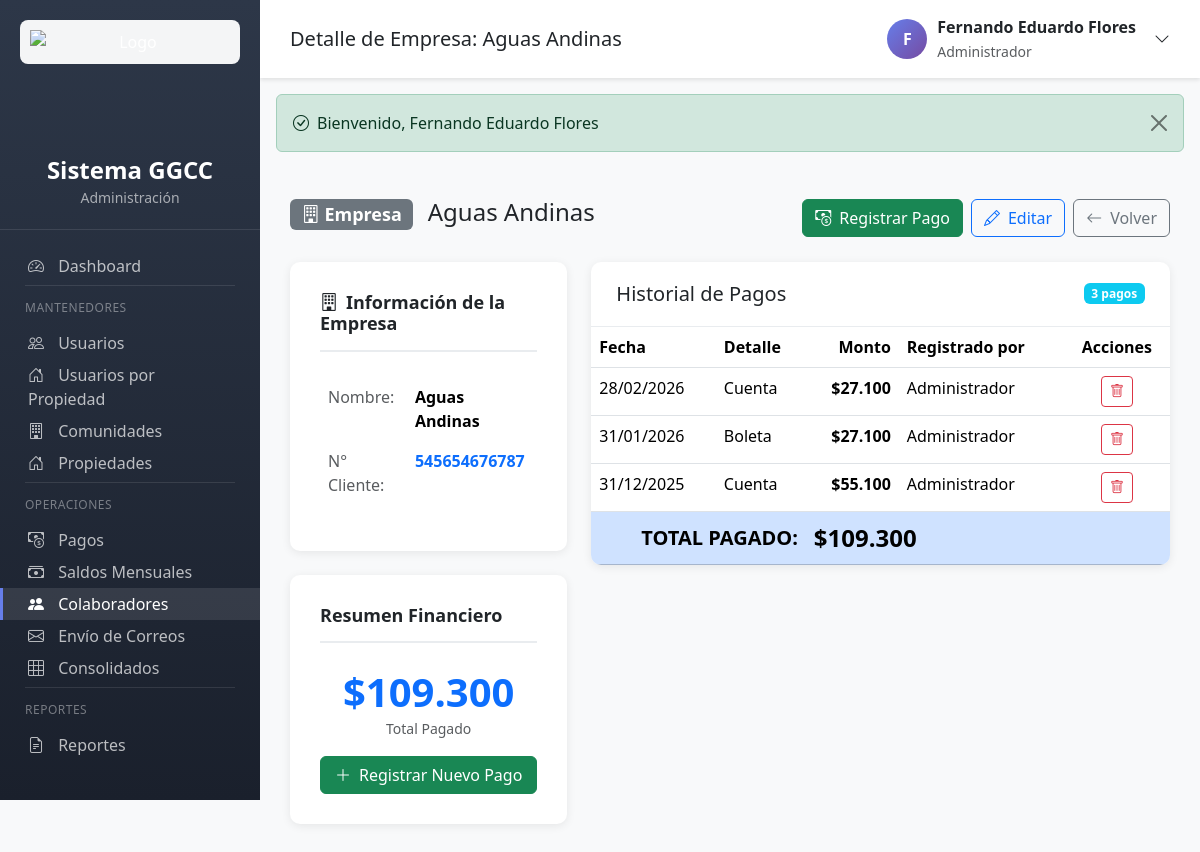
Screenshot of /colaboradores.php?action=show&id=3 (signed in) with the database file from the repository.
### tables this page shows
CREATE TABLE `colaboradores` (
  `id` int(11) NOT NULL AUTO_INCREMENT,
  `tipo_colaborador` enum('personal','empresa') DEFAULT 'personal',
  `nombre` varchar(100) NOT NULL,
  `email` varchar(100) NOT NULL,
  `whatsapp` varchar(20) DEFAULT NULL,
  `direccion` text NOT NULL,
  `region` varchar(100) NOT NULL,
  `comuna` varchar(100) NOT NULL,
  `activo` tinyint(1) DEFAULT 1,
  `created_at` timestamp NOT NULL DEFAULT current_timestamp(),
  `updated_at` timestamp NOT NULL DEFAULT current_timestamp() ON UPDATE current_timestamp(),
  `banco` varchar(100) DEFAULT NULL,
  `tipo_cuenta` enum('corriente','vista') DEFAULT NULL,
  `numero_cuenta` varchar(50) DEFAULT NULL,
  `numero_cliente` varchar(50) DEFAULT NULL,
  PRIMARY KEY (`id`),
  KEY `idx_nombre` (`nombre`),
  KEY `idx_activo` (`activo`),
  KEY `idx_comuna` (`comuna`)
);

CREATE TABLE `pagos_colaboradores` (
  `id` int(11) NOT NULL AUTO_INCREMENT,
  `colaborador_id` int(11) NOT NULL,
  `detalle` text NOT NULL,
  `monto` decimal(10,2) NOT NULL,
  `fecha` date NOT NULL,
  `pagado_por` int(11) NOT NULL,
  `created_at` timestamp NOT NULL DEFAULT current_timestamp(),
  PRIMARY KEY (`id`),
  KEY `pagado_por` (`pagado_por`),
  KEY `idx_colaborador` (`colaborador_id`),
  KEY `idx_fecha` (`fecha`),
  KEY `idx_created_at` (`created_at`),
  CONSTRAINT `pagos_colaboradores_ibfk_1` FOREIGN KEY (`colaborador_id`) REFERENCES `colaboradores` (`id`),
  CONSTRAINT `pagos_colaboradores_ibfk_2` FOREIGN KEY (`pagado_por`) REFERENCES `usuarios` (`id`)
);

CREATE TABLE `usuarios` (
  `id` int(11) NOT NULL AUTO_INCREMENT,
  `nombre` varchar(100) NOT NULL,
  `email` varchar(100) NOT NULL,
  `whatsapp` varchar(20) DEFAULT NULL,
  `password` varchar(255) NOT NULL,
  `rol` enum('admin','administrador','presidente','propietario') DEFAULT 'administrador',
  `comunidad_id` int(11) DEFAULT NULL,
  `propiedad_id` int(11) DEFAULT NULL,
  `firma_path` varchar(255) DEFAULT NULL,
  `activo` tinyint(1) DEFAULT 1,
  `ultimo_acceso` datetime DEFAULT NULL,
  `created_at` timestamp NOT NULL DEFAULT current_timestamp(),
  `updated_at` timestamp NOT NULL DEFAULT current_timestamp() ON UPDATE current_timestamp(),
  `reset_token` varchar(64) DEFAULT NULL,
  `reset_expires` datetime DEFAULT NULL,
  `es_propietario` tinyint(1) DEFAULT 0,
  PRIMARY KEY (`id`),
  UNIQUE KEY `email` (`email`),
  KEY `idx_email` (`email`),
  KEY `idx_rol` (`rol`),
  KEY `idx_activo` (`activo`),
  KEY `idx_comunidad` (`comunidad_id`),
  KEY `idx_reset_token` (`reset_token`),
  KEY `idx_propiedad_id` (`propiedad_id`),
  KEY `idx_es_propietario` (`es_propietario`),
  CONSTRAINT `fk_usuarios_propiedad` FOREIGN KEY (`propiedad_id`) REFERENCES `propiedades` (`id`) ON DELETE SET NULL
);

### app/views/colaboradores/show.php (the view, shortened to what the rows shown need)
<?php
$isEmpresa = ($colaborador['tipo_colaborador'] ?? 'personal') === 'empresa';
$tipoLabel = $isEmpresa ? 'Empresa' : 'Personal';
$tipoIcon = $isEmpresa ? 'building' : 'person';
$title = 'Detalle de ' . $tipoLabel . ': ' . $colaborador['nombre'];
require_once __DIR__ . '/../partials/header.php';
?>
<div class="d-flex justify-content-between align-items-center mb-4">
    <h4>
        <span class="badge bg-secondary me-2"><i class="bi bi-<?= $tipoIcon ?>"></i> <?= $tipoLabel ?></span>
        <?= e($colaborador['nombre']) ?>
    </h4>
    <div class="d-flex gap-2">
        <a href="colaboradores.php?action=createPago&colaborador_id=<?= $colaborador['id'] ?>" class="btn btn-success">
            <i class="bi bi-cash-coin me-2"></i>Registrar Pago
        </a>
        <a href="colaboradores.php?action=edit&id=<?= $colaborador['id'] ?>" class="btn btn-outline-primary">
            <i class="bi bi-pencil me-2"></i>Editar
        </a>
        <a href="colaboradores.php" class="btn btn-outline-secondary">
            <i class="bi bi-arrow-left me-2"></i>Volver
        </a>
    </div>
</div>
<div class="row">
    <div class="col-lg-4 mb-4">
        <div class="form-section">
            <?php if ($isEmpresa): ?>
                <h6 class="section-title"><i class="bi bi-building me-2"></i>Información de la Empresa</h6>
                <table class="table table-borderless">
                    <tr>
                        <td class="text-muted" width="40%">Nombre:</td>
                        <td class="fw-bold"><?= e($colaborador['nombre']) ?></td>
                    </tr>
                    <tr>
                        <td class="text-muted">N° Cliente:</td>
                        <td class="fw-bold text-primary"><?= e($colaborador['numero_cliente']) ?></td>
                    </tr>
                </table>
            <?php endif; ?>
        </div>
        <div class="form-section mt-4">
            <h6 class="section-title">Resumen Financiero</h6>
            <div class="text-center mb-3">
                <div class="display-6 fw-bold text-primary"><?= formatMoney($totalPagado) ?></div>
                <small class="text-muted">Total Pagado</small>
            </div>
            <div class="d-grid">
                <a href="colaboradores.php?action=createPago&colaborador_id=<?= $colaborador['id'] ?>" class="btn btn-success">
                    <i class="bi bi-plus-lg me-2"></i>Registrar Nuevo Pago
                </a>
            </div>
        </div>
    </div>
    <div class="col-lg-8 mb-4">
        <div class="table-container">
            <div class="table-header d-flex justify-content-between align-items-center">
                <h5 class="mb-0">Historial de Pagos</h5>
                <span class="badge bg-info"><?= count($pagos) ?> pagos</span>
            </div>
            <div class="table-body">
                <?php if (empty($pagos)): ?>
                    <div class="text-center text-muted py-5">
                        <i class="bi bi-cash-stack display-4 mb-3"></i>
                        <p class="mb-0">No hay pagos registrados</p>
                        <a href="colaboradores.php?action=createPago&colaborador_id=<?= $colaborador['id'] ?>" class="btn btn-sm btn-success mt-3">
                            Registrar Primer Pago
                        </a>
                    </div>
                <?php else: ?>
                    <table class="table table-hover mb-0">
                        <thead>
                            <tr>
                                <th>Fecha</th>
                                <th>Detalle</th>
                                <th class="text-end">Monto</th>
                                <th>Registrado por</th>
                                <th class="text-center">Acciones</th>
                            </tr>
                        </thead>
                        <tbody>
                            <?php foreach ($pagos as $pago): ?>
                                <tr>
                                    <td><?= formatDate($pago['fecha']) ?></td>
                                    <td><?= e($pago['detalle']) ?></td>
                                    <td class="text-end fw-bold"><?= formatMoney((float)$pago['monto']) ?></td>
                                    <td><?= e($pago['pagado_por_nombre']) ?></td>
                                    <td class="text-center">
                                        <a href="colaboradores.php?action=deletePago&id=<?= $pago['id'] ?>"
                                           class="btn btn-sm btn-outline-danger"
                                           title="Eliminar Pago"
                                           onclick="return confirm('¿Está seguro de eliminar este pago?')">
                                            <i class="bi bi-trash"></i>
                                        </a>
                                    </td>
                                </tr>
                            <?php endforeach; ?>
                        </tbody>
                        <tfoot class="table-primary">
                            <tr>
                                <td colspan="2" class="text-end fw-bold fs-5">TOTAL PAGADO:</td>
                                <td colspan="3" class="fw-bold fs-4"><?= formatMoney($totalPagado) ?></td>
                            </tr>
                        </tfoot>
                    </table>
                <?php endif; ?>
            </div>
        </div>
    </div>
</div>
<?php require_once __DIR__ . '/../partials/footer.php'; ?>

### app/views/partials/header.php (shortened to what the rows shown need)
<!DOCTYPE html>
<html lang="es">
<head>
    <link href="https://cdn.jsdelivr.net/npm/bootstrap@5.3.2/dist/css/bootstrap.min.css" rel="stylesheet">
    <link rel="stylesheet" href="https://cdn.jsdelivr.net/npm/bootstrap-icons@1.11.1/font/bootstrap-icons.css">
</head>
<body>
    <?php
    require_once __DIR__ . '/../../models/ConfiguracionSistema.php';
    $configModelSidebar = new ConfiguracionSistema();
    $logosSidebar = $configModelSidebar->getBothLogos();
    ?>
    <div class="sidebar">
        <div class="sidebar-brand">
            <?php if ($logosSidebar['light_exists'] || $logosSidebar['dark_exists']): ?>
                <div class="sidebar-logo mb-3" id="sidebar-logo-wrapper">
                    <?php if ($logosSidebar['light_exists']): ?>
                        <img class="logo-light"
                             src="<?= $logosSidebar['light'] ?>"
                             alt="Logo"
                             onerror="this.style.display='none'; console.error('Error cargando logo claro:', this.src);">
                    <?php endif; ?>
                </div>
            <?php else: ?>
                <div style="display: none;">Light: <?= $logosSidebar['light'] ?? 'N/A' ?>, Dark: <?= $logosSidebar['dark'] ?? 'N/A' ?></div>
            <?php endif; ?>
            <h4><?= APP_NAME ?></h4>
            <small>Administración</small>
        </div>
        <div class="sidebar-menu">
            <a href="index.php" class="<?= basename($_SERVER['PHP_SELF']) === 'index.php' ? 'active' : '' ?>">
                <i class="bi bi-speedometer2"></i> Dashboard
            </a>
            <?php if (hasRole('propietario')): ?>
                <div class="sidebar-divider"></div>
                <div class="menu-title">Mi Cuenta</div>
                <a href="perfil.php" class="<?= basename($_SERVER['PHP_SELF']) === 'perfil.php' ? 'active' : '' ?>">
                    <i class="bi bi-person"></i> Mi Perfil
                </a>
                <div class="sidebar-divider"></div>
                <div class="menu-title">Mis Reportes</div>
                <a href="reportes.php" class="<?= basename($_SERVER['PHP_SELF']) === 'reportes.php' ? 'active' : '' ?>">
                    <i class="bi bi-file-earmark-text"></i> Mis Reportes
                </a>
                <a href="consolidados.php" class="<?= basename($_SERVER['PHP_SELF']) === 'consolidados.php' ? 'active' : '' ?>">
                    <i class="bi bi-grid-3x3"></i> Mi Consolidado
                </a>
            <?php else: ?>
                <div class="sidebar-divider"></div>
                <div class="menu-title">Mantenedores</div>
                <a href="usuarios.php" class="<?= basename($_SERVER['PHP_SELF']) === 'usuarios.php' ? 'active' : '' ?>">
                    <i class="bi bi-people"></i> Usuarios
                </a>
                <a href="usuarios_propiedad.php" class="<?= basename($_SERVER['PHP_SELF']) === 'usuarios_propiedad.php' ? 'active' : '' ?>">
                    <i class="bi bi-house-door"></i> Usuarios por Propiedad
                </a>
                <a href="comunidades.php" class="<?= basename($_SERVER['PHP_SELF']) === 'comunidades.php' ? 'active' : '' ?>">
                    <i class="bi bi-building"></i> Comunidades
                </a>
                <a href="propiedades.php" class="<?= basename($_SERVER['PHP_SELF']) === 'propiedades.php' ? 'active' : '' ?>">
                    <i class="bi bi-house-door"></i> Propiedades
                </a>
                <div class="sidebar-divider"></div>
                <div class="menu-title">Operaciones</div>
                <a href="pagos.php" class="<?= basename($_SERVER['PHP_SELF']) === 'pagos.php' ? 'active' : '' ?>">
                    <i class="bi bi-cash-coin"></i> Pagos
                </a>
                <a href="saldos-mensuales.php" class="<?= basename($_SERVER['PHP_SELF']) === 'saldos-mensuales.php' ? 'active' : '' ?>">
                    <i class="bi bi-cash-stack"></i> Saldos Mensuales
                </a>
                <a href="colaboradores.php" class="<?= basename($_SERVER['PHP_SELF']) === 'colaboradores.php' ? 'active' : '' ?>">
                    <i class="bi bi-people-fill"></i> Colaboradores
                </a>
                <a href="correos.php" class="<?= basename($_SERVER['PHP_SELF']) === 'correos.php' ? 'active' : '' ?>">
                    <i class="bi bi-envelope"></i> Envío de Correos
                </a>
                <a href="consolidados.php" class="<?= basename($_SERVER['PHP_SELF']) === 'consolidados.php' ? 'active' : '' ?>">
                    <i class="bi bi-grid-3x3"></i> Consolidados
                </a>
                <div class="sidebar-divider"></div>
                <div class="menu-title">Reportes</div>
                <a href="reportes.php" class="<?= basename($_SERVER['PHP_SELF']) === 'reportes.php' ? 'active' : '' ?>">
                    <i class="bi bi-file-earmark-text"></i> Reportes
                </a>
            <?php endif; ?>
        </div>
    </div>
    <div class="main-content">
        <div class="topbar">
            <div>
                <h5 class="mb-0"><?= isset($title) ? e($title) : 'Dashboard' ?></h5>
            </div>
            <div class="dropdown">
                <div class="user-menu" data-bs-toggle="dropdown">
                    <div class="avatar">
                        <?= substr($_SESSION['user_nombre'] ?? 'A', 0, 1) ?>
                    </div>
                    <div>
                        <div class="fw-bold"><?= e($_SESSION['user_nombre'] ?? 'Usuario') ?></div>
                        <small class="text-muted"><?= ucfirst($_SESSION['user_rol'] ?? 'Usuario') ?></small>
                    </div>
                    <i class="bi bi-chevron-down ms-2"></i>
                </div>
            </div>
        </div>
        <?php if ($success = flash('success')): ?>
            <div class="alert alert-success alert-dismissible fade show m-3" role="alert">
                <i class="bi bi-check-circle me-2"></i><?= e($success) ?>
                <button type="button" class="btn-close" data-bs-dismiss="alert"></button>
            </div>
        <?php endif; ?>
        <div class="content-wrapper">

### rows the page displays
colaboradores: title "Detalle de Empresa: Aguas Andinas", tipo_colaborador "Empresa", nombre "Aguas Andinas", numero_cliente "545654676787"
pagos_colaboradores: fecha "28/02/2026", detalle "Cuenta", monto "$27.100", pagado_por.nombre "Administrador"
pagos_colaboradores: fecha "31/01/2026", detalle "Boleta", monto "$27.100", pagado_por.nombre "Administrador"
pagos_colaboradores: fecha "31/12/2025", detalle "Cuenta", monto "$55.100", pagado_por.nombre "Administrador"

### other values shown
APP_NAME "Sistema GGCC"
substr($_SESSION['user_nombre'] ?? 'A', 0, 1) "F"
$_SESSION['user_nombre'] "Fernando Eduardo Flores"
$_SESSION['user_rol'] "Administrador"
$success "Bienvenido, Fernando Eduardo Flores"
formatMoney($totalPagado) "$109.300"
count($pagos) "3"
